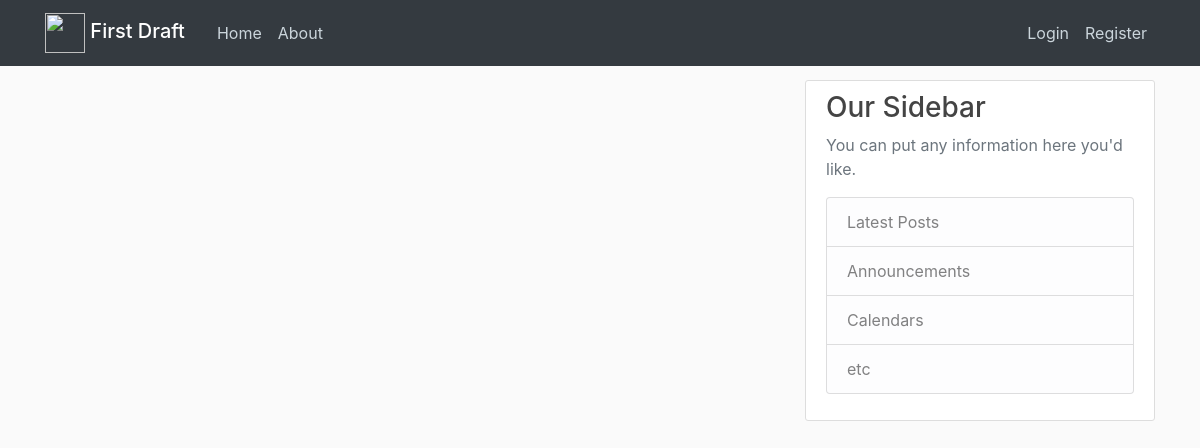
Page /home on the earlier database version.
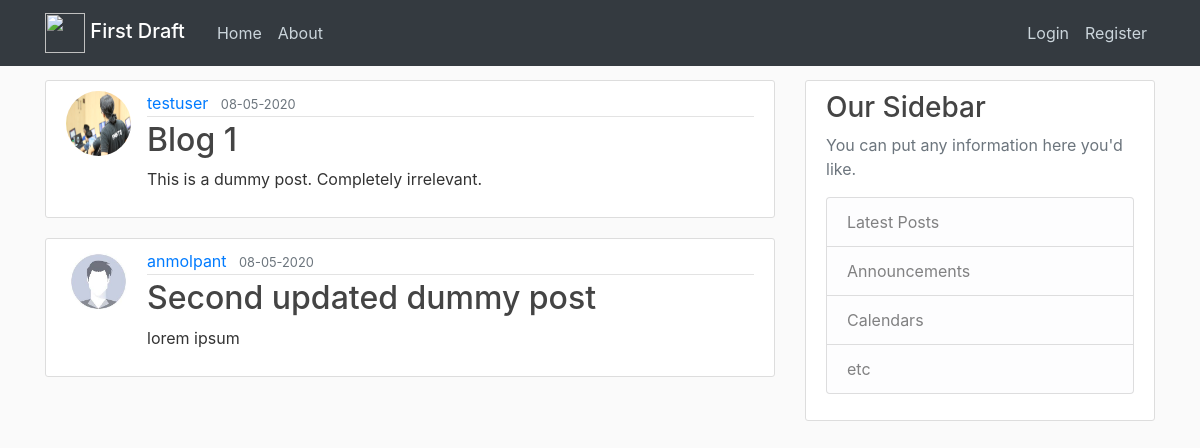
Same page on the later database version.
### flaskblog/models.py (models this page shows, shortened)
class Post(db.Model):
    id = db.Column(db.Integer, primary_key=True)
    title = db.Column(db.String(100), nullable=False)
    date_posted = db.Column(db.DateTime, nullable=False, default=datetime.utcnow)
    content = db.Column(db.Text, nullable=False)
    user_id = db.Column(db.Integer, db.ForeignKey('user.id'), nullable=False)

class User(db.Model, UserMixin):
    id = db.Column(db.Integer, primary_key=True)
    username = db.Column(db.String(20), unique=True, nullable=False)
    email = db.Column(db.String(120), unique=True, nullable=False)
    image_file = db.Column(db.String(20), nullable=False, default='default.jpg')
    password = db.Column(db.String(60), nullable=False)
    posts = db.relationship('Post', backref='author', lazy=True)

### flaskblog/routes.py (the view)
@app.route("/")
@app.route("/home")
def home():
    posts = Post.query.all()
    return render_template('home.html', posts=posts)

### flaskblog/templates/home.html
{% extends "layout.html" %}
{% block content %}
    {% for post in posts %}
        <article class="media content-section">
          <img class="rounded-circle article-img" src="{{ url_for('static', filename='profile_pics/' + post.author.image_file)}}" alt="">
          <div class="media-body">
            <div class="article-metadata">
              <a class="mr-2" href="#">{{ post.author.username }}</a>
              <small class="text-muted">{{ post.date_posted.strftime('%d-%m-%Y') }}</small>
            </div>
            <h2><a class="article-title" href="{{ url_for('post', post_id=post.id) }}">{{ post.title }}</a></h2>
            <p class="article-content">{{ post.content }}</p>
          </div>
        </article>
    {% endfor %}
{% endblock content %}

### flaskblog/templates/layout.html (shortened to what this page needs)
<!DOCTYPE html>
<html>
<head>
    <link rel="stylesheet" href="https://stackpath.bootstrapcdn.com/bootstrap/4.3.1/css/bootstrap.min.css">
    <link rel= "stylesheet" type= "text/css" href= "{{ url_for('static',filename='styles/main.css') }}">
</head>
<body>
    <header class="site-header">
        <nav class="navbar navbar-expand-md navbar-dark bg-dark fixed-top">
          <div class="container">
            <a class="navbar-brand mb-0 h1 mr-4" href="/">
                <img src="https://upload.wikimedia.org/wikipedia/commons/2/29/Fort_Dorchester_FD_Logo.png" width="40" height="40" alt="">
                First Draft</a>
            <div class="collapse navbar-collapse" id="navbarToggle">
              <div class="navbar-nav mr-auto">
                <a class="nav-item nav-link" href="{{ url_for('home') }}">Home</a>
                <a class="nav-item nav-link" href="{{ url_for('about') }}">About</a>
              </div>
              <div class="navbar-nav">
                {% if current_user.is_authenticated %}
                  <a class="nav-item nav-link" href="{{ url_for('new_post') }}">New Post</a>
                  <a class="nav-item nav-link" href="{{ url_for('account') }}">Account</a>
                  <a class="nav-item nav-link" href="{{ url_for('logout') }}">Logout</a>
                {% else %}
                  <a class="nav-item nav-link" href="{{ url_for('login') }}">Login</a>
                  <a class="nav-item nav-link" href="{{ url_for('register') }}">Register</a>
                {% endif %}
                </div>
            </div>
          </div>
        </nav>
      </header>
      <main role="main" class="container">
        <div class="row">
          <div class="col-md-8">
            {% block content %}{% endblock %}
          </div>
          <div class="col-md-4">
            <div class="content-section">
              <h3>Our Sidebar</h3>
              <p class='text-muted'>You can put any information here you'd like.
                <ul class="list-group">
                  <li class="list-group-item list-group-item-light">Latest Posts</li>
                  <li class="list-group-item list-group-item-light">Announcements</li>
                  <li class="list-group-item list-group-item-light">Calendars</li>
                  <li class="list-group-item list-group-item-light">etc</li>
                </ul>
              </p>
            </div>
          </div>
        </div>
      </main>
</body>
</html>

### flaskblog/static/styles/main.css (style rules this page uses)
body { background: #fafafa; color: #333333; margin-top: 5rem; }
h1, h2, h3, h4, h5, h6 { color: #444444; }
.site-header .navbar-nav .nav-link { color: #cbd5db; }
.content-section { background: #ffffff; padding: 10px 20px; border: 1px solid #dddddd; border-radius: 3px; margin-bottom: 20px; }
.article-title { color: #444444; }
.article-content { white-space: pre-line; }
.article-img { height: 65px; width: 65px; margin-right: 16px; }
.article-metadata { padding-bottom: 1px; margin-bottom: 4px; border-bottom: 1px solid #e3e3e3 }

Differences in the rows shown:
added Post: image_file (picture), author.username "testuser", date_posted "08-05-2020", title "Blog 1", content "This is a dummy post. Completely irrelevant."
added Post: image_file (placeholder picture), author.username "anmolpant", date_posted "08-05-2020", title "Second updated dummy post", content "lorem ipsum"
